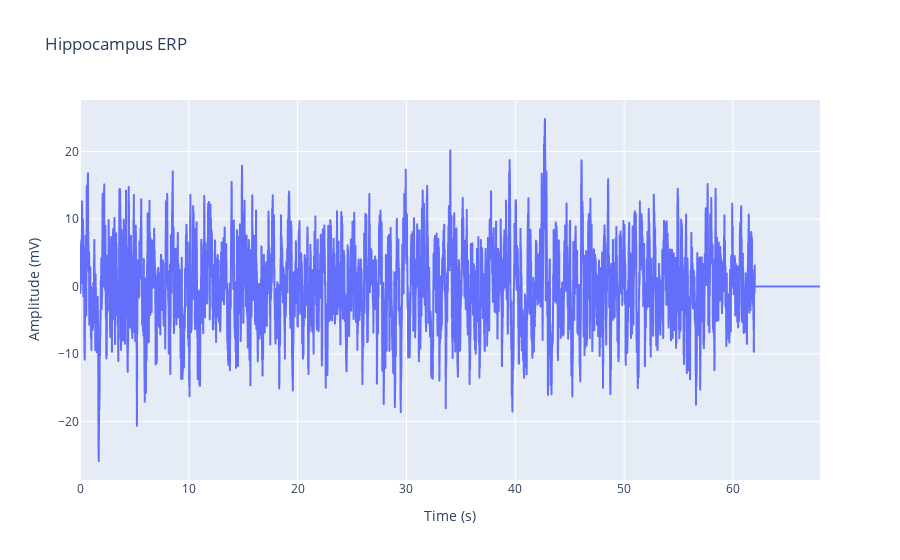

Notebook cell for this chart:
### Code cell
# ERP for the channel:
df = pd.DataFrame({
    'Amplitude (mV)' : np.mean(channel_data, axis = 0),
    'Time (s)' : t
})
fig = px.line(df, x="Time (s)", y="Amplitude (mV)", title='Hippocampus ERP')
fig.show()

### Figure 1 — Plotly figure (JSON) as saved in the notebook; plotly's stock layout.template omitted (floating-point values rounded to 4 significant figures; data arrays with more than 128 entries replaced by an {"elided": "..."} marker saying what was removed)
{"data": [{"hovertemplate": "Time (s)=%{x}<br>Amplitude (mV)=%{y}<extra></extra>", "legendgroup": "", "line": {"color": "#636efa", "dash": "solid"}, "marker": {"symbol": "circle"}, "mode": "lines", "name": "", "showlegend": false, "type": "scattergl", "x": {"elided": "13600 float values"}, "xaxis": "x", "y": {"elided": "13600 float values"}, "yaxis": "y"}], "layout": {"legend": {"tracegroupgap": 0}, "title": {"text": "Hippocampus ERP"}, "xaxis": {"anchor": "y", "domain": [0, 1], "title": {"text": "Time (s)"}}, "yaxis": {"anchor": "x", "domain": [0, 1], "title": {"text": "Amplitude (mV)"}}}}
